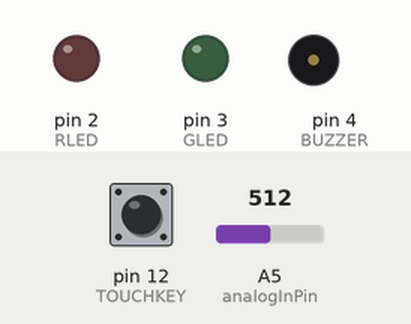
Recording of a sketch running on a simulated Arduino Uno, built with avr-gcc and run on an emulated ATmega328P. Shown: output pins drawn as LEDs (lit = HIGH), buzzer (waves = sounding). Dashed ring = blinking. The test bench sets the inputs (shaded band); at power-on: pin 12 (TOUCHKEY) LOW, A5 (analogInPin) = 512.

Above: at 1.2 s.
1.3 s: pin 12 (TOUCHKEY) pulled HIGH for 3.2 s
At 4.75 s:
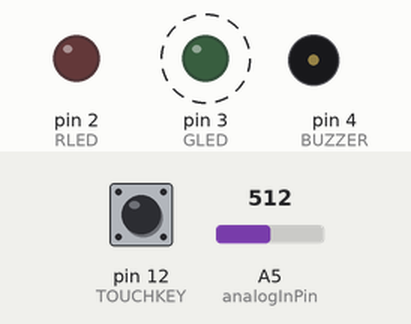
Timing chart, 0 to 5.1 s (numbered marks = the images above; inputs shaded):
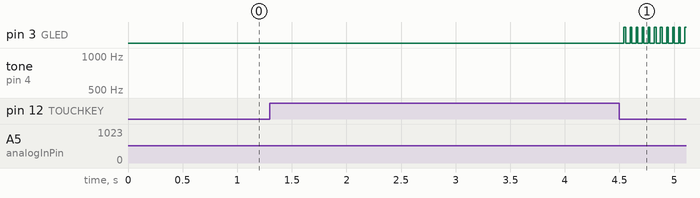

The sketch:

SmartWallet.ino
```cpp
#include <Wire.h>

#include <SoftwareSerial.h>


#define TOUCHKEY    12
#define RLED 2
#define GLED 3
#define BUZZER 4

const int analogInPin = A5;


bool IsWorking=false;
bool IsAlarm=false;
bool searching=false;
double AlarmDelayTime=300;
double LoseTrackTime=0;
double AlarmTime=0;


boolean key_flag;

SoftwareSerial mySerial( 10,11); // RX, TX


void checkTouchButton()
{
     if (digitalRead(TOUCHKEY) == HIGH) //按键按下
    {
        if(!key_flag)AlarmTime=millis();
        key_flag = true;

    }
    else if (key_flag == true) //按键被放开，但按键事件还未被处理
    {
        long interval=millis()-AlarmTime;
       // Serial.println("touch");

        if(interval >6000)
        {
          IsWorking=false;
          searching=false;
          IsAlarm=false;
        }else if(  (interval>2500) && (!IsAlarm))
        {
            // Serial.println("IsAlarm");
             IsAlarm=true;

        }else if(interval>1000 && IsAlarm)
        {
            IsAlarm=false;
        }
        if(searching)searching=false;
        key_flag = false;
    }
    else //按键被放开，且按键触发的事件也已经被处理
    {

    }

}
void SearchWallet(bool IsSearch)
{
    if(IsSearch)
    {
       //Serial.println("IsSearch");
       digitalWrite(RLED, HIGH);
       digitalWrite(GLED,LOW);
      int OldTime = 0;
        for (int i = 450; i < 800; i+=1)
        {
            tone(BUZZER, i);
            if(millis() - OldTime >40)
            {
              digitalWrite(RLED, !digitalRead(RLED));
              digitalWrite(GLED,!digitalRead(GLED));
              OldTime=millis();
            }
        }
        for (int i = 800; i > 450; i-=1)
        {
          tone(BUZZER, i);
          if(millis() - OldTime >40)
          {
             digitalWrite(RLED, !digitalRead(RLED));
             digitalWrite(GLED,!digitalRead(GLED));
              OldTime=millis();
          }
        }

    }

}

void closeWarning()
{
    digitalWrite(RLED, LOW);
    digitalWrite(GLED,LOW);
    noTone(BUZZER);
}

void execute(int command)
{
  //Serial.println(command);
  if(command>=0 && command<7)
  {
    switch(command){
            case 0:
              IsWorking=true;
              break;
           case 6:
             IsWorking=false;
             break;
           case 1:
             mySerial.write(1);
             break;
           case 2:
             IsAlarm=true;
             break;
           case 3:
            IsAlarm=false;
            break;
           case 4:
            searching=true;
            break;
           case 5:
            searching=false;
            break;
           default:
             break;

          }
  }
}

bool getLightLevel()
{
      double ave=0;
      for(int i=0;i<4;i++)
      {
          ave+=analogRead(analogInPin);
          delay(10);
      }
      ave=ave/4;
     // Serial.print("ave:");
     // Serial.println(ave);
      if(ave>300)
      {
          return true;
        }else
        {
          return false;
          }
}


void setup()
{
  pinMode(TOUCHKEY, INPUT);
  pinMode(RLED,OUTPUT);
  pinMode(GLED,OUTPUT);
  pinMode(BUZZER,OUTPUT);
  key_flag = false;
  Serial.begin(9600);
  mySerial.begin(9600);

  LoseTrackTime=millis();
}


void loop()
{
    //检测端口
    if(mySerial.available())
    {
       int command=mySerial.read();
       execute(command);
       LoseTrackTime=millis();
    }
    //收不到信息发送警告
    if(IsWorking)
    {
        if((millis()-LoseTrackTime)>4000)
        {
            SearchWallet(true);
           // Serial.println("SearchWallet");
        }
    }

    //检测触摸按钮
     checkTouchButton();

    //收到查找信号，直接响警报
    if(searching)
    {
      SearchWallet(true);
    }
    else
    {
      closeWarning();
    }


    if(IsAlarm && getLightLevel())
    {
        SearchWallet(true);

        mySerial.write(2);   //向手机发送警报
    }
    else
    {
      closeWarning();
    }
}
```

Measured:
- after the input at 1.3 s, pin 3 (GLED): alternates HIGH for 0.02 s and LOW for 0.04 s, starting after 3.2 s
